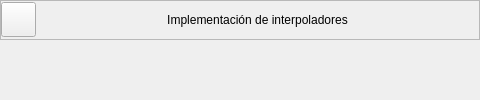
                <widget class="QWidget" name="sk_U2_T9">
                 <layout class="QVBoxLayout" name="verticalLayout_59">
                  <property name="spacing">
                   <number>5</number>
                  </property>
                  <property name="leftMargin">
                   <number>0</number>
                  </property>
                  <property name="topMargin">
                   <number>0</number>
                  </property>
                  <property name="rightMargin">
                   <number>0</number>
                  </property>
                  <property name="bottomMargin">
                   <number>0</number>
                  </property>
                  <item>
                   <widget class="QFrame" name="frame_58">
                    <property name="minimumSize">
                     <size>
                      <width>0</width>
                      <height>35</height>
                     </size>
                    </property>
                    <property name="maximumSize">
                     <size>
                      <width>16777215</width>
                      <height>40</height>
                     </size>
                    </property>
                    <property name="frameShape">
                     <enum>QFrame::StyledPanel</enum>
                    </property>
                    <property name="frameShadow">
                     <enum>QFrame::Raised</enum>
                    </property>
                    <layout class="QHBoxLayout" name="horizontalLayout_31">
                     <property name="spacing">
                      <number>0</number>
                     </property>
                     <property name="sizeConstraint">
                      <enum>QLayout::SetDefaultConstraint</enum>
                     </property>
                     <property name="leftMargin">
                      <number>0</number>
                     </property>
                     <property name="topMargin">
                      <number>0</number>
                     </property>
                     <property name="rightMargin">
                      <number>0</number>
                     </property>
                     <property name="bottomMargin">
                      <number>0</number>
                     </property>
                     <item>
                      <widget class="QPushButton" name="bt_return_27">
                       <property name="minimumSize">
                        <size>
                         <width>35</width>
                         <height>35</height>
                        </size>
                       </property>
                       <property name="maximumSize">
                        <size>
                         <width>35</width>
                         <height>35</height>
                        </size>
                       </property>
                       <property name="text">
                        <string/>
                       </property>
                       <property name="icon">
                        <iconset>
                         <normaloff>resources/images/MainWindow/return.svg</normaloff>resources/images/MainWindow/return.svg</iconset>
                       </property>
                       <property name="iconSize">
                        <size>
                         <width>35</width>
                         <height>35</height>
                        </size>
                       </property>
                      </widget>
                     </item>
                     <item>
                      <spacer name="horizontalSpacer_57">
                       <property name="orientation">
                        <enum>Qt::Horizontal</enum>
                       </property>
                       <property name="sizeHint" stdset="0">
                        <size>
                         <width>131</width>
                         <height>20</height>
                        </size>
                       </property>
                      </spacer>
                     </item>
                     <item>
                      <widget class="QLabel" name="label_30">
                       <property name="text">
                        <string>Implementación de interpoladores</string>
                       </property>
                       <property name="alignment">
                        <set>Qt::AlignCenter</set>
                       </property>
                      </widget>
                     </item>
                     <item>
                      <spacer name="horizontalSpacer_58">
                       <property name="orientation">
                        <enum>Qt::Horizontal</enum>
                       </property>
                       <property name="sizeHint" stdset="0">
                        <size>
                         <width>131</width>
                         <height>20</height>
                        </size>
                       </property>
                      </spacer>
                     </item>
                    </layout>
                   </widget>
                  </item>
                  <item>
                   <widget class="ContenidosTemas" name="U2_T9" native="true"/>
                  </item>
                 </layout>
                </widget>
